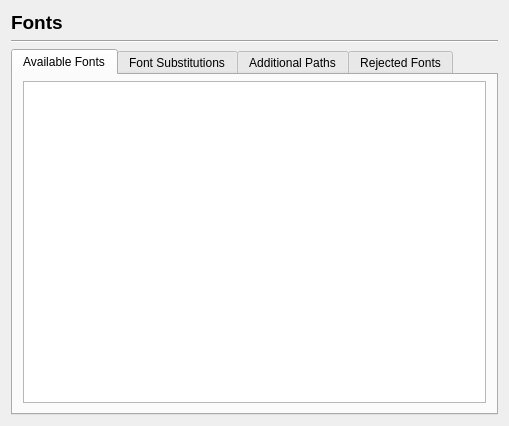
<?xml version="1.0" encoding="UTF-8"?>
<ui version="4.0">
 <class>Prefs_Fonts</class>
 <widget class="QWidget" name="Prefs_Fonts">
  <property name="geometry">
   <rect>
    <x>0</x>
    <y>0</y>
    <width>509</width>
    <height>426</height>
   </rect>
  </property>
  <property name="windowTitle">
   <string notr="true">Form</string>
  </property>
  <layout class="QVBoxLayout" name="verticalLayout">
   <item>
    <widget class="QLabel" name="label">
     <property name="font">
      <font>
       <pointsize>14</pointsize>
       <weight>75</weight>
       <bold>true</bold>
      </font>
     </property>
     <property name="text">
      <string>Fonts</string>
     </property>
    </widget>
   </item>
   <item>
    <widget class="Line" name="line">
     <property name="orientation">
      <enum>Qt::Horizontal</enum>
     </property>
    </widget>
   </item>
   <item>
    <widget class="QTabWidget" name="tabWidget">
     <property name="currentIndex">
      <number>0</number>
     </property>
     <widget class="QWidget" name="availableFontsTab">
      <attribute name="title">
       <string>Available Fonts</string>
      </attribute>
      <layout class="QVBoxLayout" name="verticalLayout_2">
       <property name="leftMargin">
        <number>10</number>
       </property>
       <property name="topMargin">
        <number>6</number>
       </property>
       <property name="rightMargin">
        <number>10</number>
       </property>
       <property name="bottomMargin">
        <number>10</number>
       </property>
       <item>
        <widget class="FontListView" name="fontListTableView"/>
       </item>
      </layout>
     </widget>
     <widget class="QWidget" name="fontSubstitutionsTab">
      <attribute name="title">
       <string>Font Substitutions</string>
      </attribute>
      <layout class="QVBoxLayout" name="verticalLayout_3">
       <property name="leftMargin">
        <number>10</number>
       </property>
       <property name="topMargin">
        <number>6</number>
       </property>
       <property name="rightMargin">
        <number>10</number>
       </property>
       <property name="bottomMargin">
        <number>10</number>
       </property>
       <item>
        <widget class="QTableWidget" name="fontSubstitutionsTableWidget"/>
       </item>
       <item>
        <layout class="QHBoxLayout" name="horizontalLayout">
         <item>
          <spacer name="horizontalSpacer">
           <property name="orientation">
            <enum>Qt::Horizontal</enum>
           </property>
           <property name="sizeHint" stdset="0">
            <size>
             <width>40</width>
             <height>20</height>
            </size>
           </property>
          </spacer>
         </item>
         <item>
          <widget class="QPushButton" name="deleteSubstitutionButton">
           <property name="text">
            <string>Delete</string>
           </property>
          </widget>
         </item>
        </layout>
       </item>
      </layout>
     </widget>
     <widget class="QWidget" name="additionalPathsTab">
      <attribute name="title">
       <string>Additional Paths</string>
      </attribute>
      <layout class="QVBoxLayout" name="verticalLayout_5">
       <item>
        <layout class="QHBoxLayout" name="horizontalLayout_2">
         <item>
          <widget class="QListWidget" name="pathListWidget"/>
         </item>
         <item>
          <layout class="QVBoxLayout" name="verticalLayout_4">
           <item>
            <widget class="QPushButton" name="changeButton">
             <property name="text">
              <string>C&amp;hange...</string>
             </property>
            </widget>
           </item>
           <item>
            <widget class="QPushButton" name="addButton">
             <property name="text">
              <string>A&amp;dd...</string>
             </property>
            </widget>
           </item>
           <item>
            <widget class="QPushButton" name="removeButton">
             <property name="text">
              <string>&amp;Remove</string>
             </property>
            </widget>
           </item>
           <item>
            <spacer name="additionalPathsButtonsVerticalSpacer">
             <property name="orientation">
              <enum>Qt::Vertical</enum>
             </property>
             <property name="sizeHint" stdset="0">
              <size>
               <width>20</width>
               <height>40</height>
              </size>
             </property>
            </spacer>
           </item>
          </layout>
         </item>
        </layout>
       </item>
       <item>
        <widget class="QLabel" name="whyBlankLabel">
         <property name="text">
          <string/>
         </property>
         <property name="wordWrap">
          <bool>true</bool>
         </property>
        </widget>
       </item>
       <item>
        <spacer name="additionalPathsLabelVerticalSpacer">
         <property name="orientation">
          <enum>Qt::Vertical</enum>
         </property>
         <property name="sizeType">
          <enum>QSizePolicy::Minimum</enum>
         </property>
         <property name="sizeHint" stdset="0">
          <size>
           <width>0</width>
           <height>0</height>
          </size>
         </property>
        </spacer>
       </item>
      </layout>
     </widget>
     <widget class="QWidget" name="rejectedFontsTab">
      <attribute name="title">
       <string>Rejected Fonts</string>
      </attribute>
      <layout class="QGridLayout" name="gridLayout">
       <item row="0" column="0">
        <widget class="QTableWidget" name="fontsRejectedTableWidget">
         <property name="columnCount">
          <number>3</number>
         </property>
         <column>
          <property name="text">
           <string>Font name</string>
          </property>
         </column>
         <column>
          <property name="text">
           <string>Error message</string>
          </property>
         </column>
         <column>
          <property name="text">
           <string>Font file</string>
          </property>
         </column>
        </widget>
       </item>
      </layout>
     </widget>
    </widget>
   </item>
  </layout>
 </widget>
 <customwidgets>
  <customwidget>
   <class>FontListView</class>
   <extends>QTableView</extends>
   <header>ui/fontlistview.h</header>
  </customwidget>
 </customwidgets>
 <resources/>
 <connections/>
</ui>
